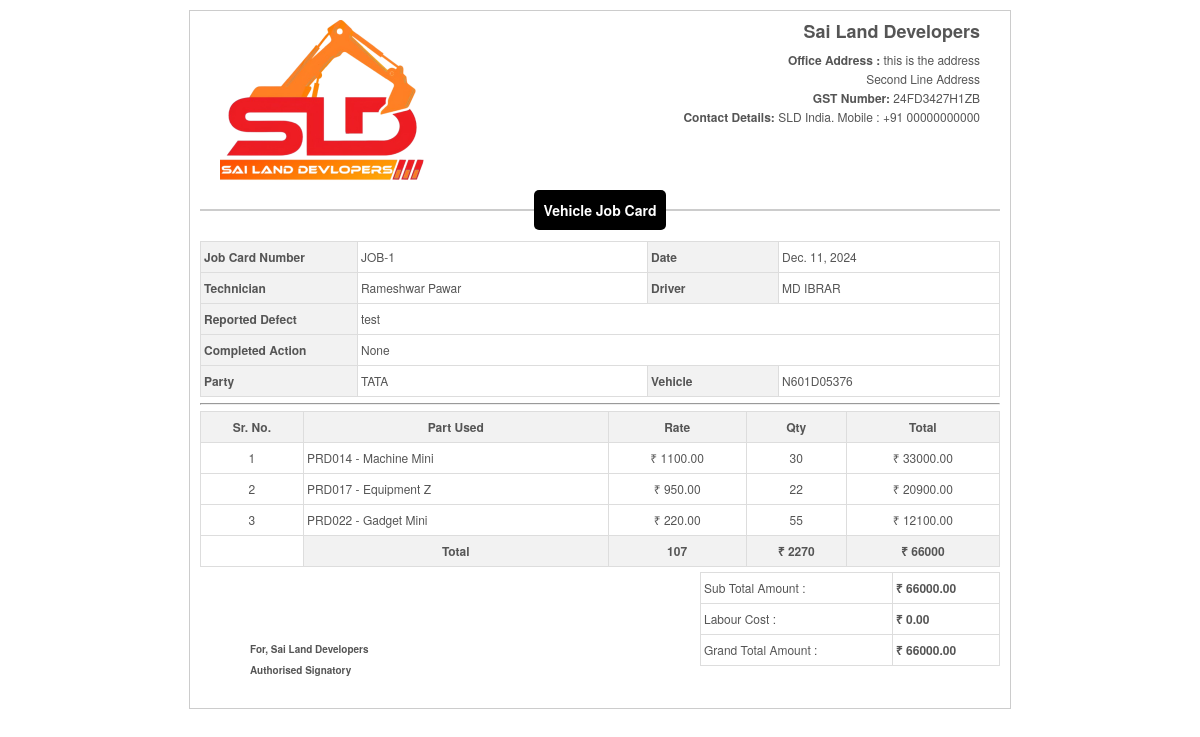
/workshop/print_job_card/1, run on an earlier commit of the app's database.
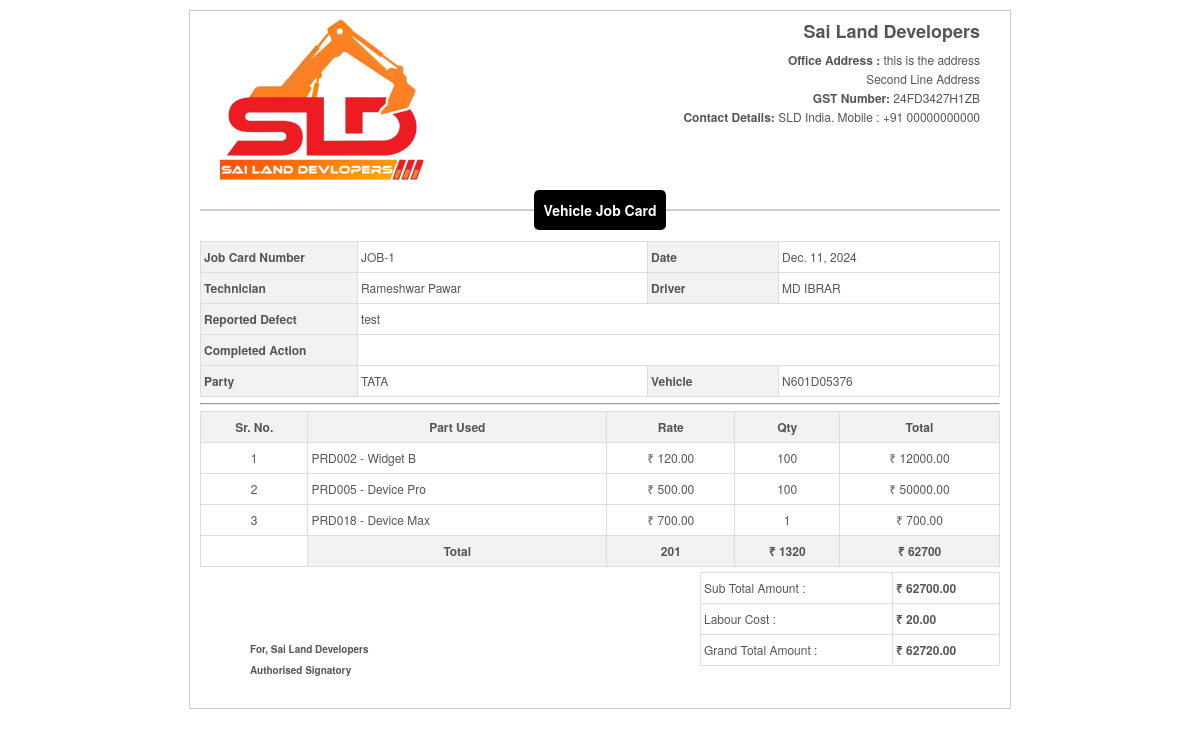
And on a later commit of the database.
### ERP_Admin/models.py (models this page shows, shortened)
class JobCard(models.Model):
    job_card_number = models.CharField(max_length=20, unique=True, editable=False)
    technician = models.ForeignKey('Technician', related_name='job_cards',  on_delete=models.CASCADE, null=True, blank=True)
    driver= models.ForeignKey('Driver', related_name='job_cards',  on_delete=models.CASCADE, null=True, blank=True)
    date = models.DateField()
    reported_defect = models.TextField()
    completed_action = models.TextField(null=True, blank=True)
    party = models.ForeignKey('Party', related_name='job_cards', on_delete=models.SET_NULL, null=True, blank=True)
    vehicle = models.ForeignKey('Vehicle', related_name='job_cards', on_delete=models.CASCADE)
    status = models.CharField(max_length=20, choices=JOB_CARD_STATUS, default='pending')
    labour_cost = models.DecimalField(max_digits=10, decimal_places=2, null=True, blank=True, validators=[MinValueValidator(0)])

class Technician(models.Model):
    emp_id = models.ForeignKey(EMP_ID, on_delete=models.CASCADE, null=True)
    technician_name = models.CharField(max_length=100, verbose_name="Technician Name")
    adhaar_number = models.CharField(max_length=20, unique=True, verbose_name="Aadhaar Number")
    mobile_number = models.CharField(max_length=10, unique=True, verbose_name="Mobile Number")
    alternate_mobile_number = models.CharField(max_length=15, blank=True, null=True)
    email = models.EmailField(max_length=100, unique=True, null=True, blank=True, verbose_name="Email Address")
    address = models.TextField(null=True, blank=True, verbose_name="Address")
    date_of_birth = models.DateField(null=True, blank=True, verbose_name="Date of Birth")
    date_joined = models.DateField(auto_now_add=True, verbose_name="Date Joined")
    pan_card=models.FileField(upload_to="Documents", max_length=None, null=True, blank=True)
    adhaar_card=models.FileField(upload_to="Documents", max_length=None, null=True, blank=True)
    profile_photo=models.FileField(upload_to="Documents", max_length=None, null=True, blank=True)
    additional_docs=models.FileField(upload_to="Documents", max_length=None, null=True, blank=True)
    class Meta:
        verbose_name = "Technician"
        verbose_name_plural = "Technicians"

class Driver(models.Model):
    user = models.OneToOneField(CustomUser, on_delete=models.CASCADE, null=True)
    driver_name = models.CharField(max_length=20, null=False, blank=False)
    license_number = models.CharField(max_length=20, unique=True, null=True, blank=True)
    adhaar_number = models.CharField(max_length=20, unique=True, null=True, blank=True)
    mobile_number = models.CharField(max_length=15, null=True, blank=True)
    alternate_mobile_number = models.CharField(max_length=15, blank=True, null=True)
    address = models.TextField(null=True, blank=True)
    date_of_birth = models.DateField(null=True, blank=True)
    date_joined = models.DateField(auto_now_add=False, null=True, blank=True)
    adhaar_card_photo=models.FileField(upload_to="Documents", max_length=None, null=True, blank=True)
    pan_card_photo=models.FileField(upload_to="Documents", max_length=None, null=True, blank=True)
    driving_license_photo=models.FileField(upload_to="Documents", max_length=None, null=True, blank=True)
    profile_photo=models.ImageField(upload_to="Documents", max_length=None, null=True, blank=True)

class Party(models.Model):
    business_name = models.CharField(max_length=100)
    customer_name = models.CharField(max_length=100)
    gst_number = models.CharField(max_length=15, unique=True, blank=True, null=True)
    mobile_number = models.CharField(max_length=15, unique=True)
    alternate_mobile_number = models.CharField(max_length=15, blank=True, null=True)
    address = models.TextField(null=True, blank=True, verbose_name="Address")
    document1=models.FileField(upload_to="ClientDocuments", max_length=None, null=True, blank=True)
    document2=models.FileField(upload_to="ClientDocuments", max_length=None, null=True, blank=True)
    document3=models.FileField(upload_to="ClientDocuments", max_length=None, null=True, blank=True)

class Vehicle(models.Model):
    vehicle_name = models.CharField(max_length=100)
    vehicle_number = models.CharField(max_length=50, unique=True)

class JobCardItem(models.Model):
    job_card = models.ForeignKey(JobCard, related_name='items', on_delete=models.CASCADE)
    product = models.ForeignKey(Product, related_name='job_card_items', on_delete=models.CASCADE)
    quantity = models.PositiveIntegerField(validators=[MinValueValidator(1)])
    cost = models.DecimalField(max_digits=10, decimal_places=2, validators=[MinValueValidator(0)])
    total_cost = models.DecimalField(max_digits=10, decimal_places=2, null=True, blank=True, validators=[MinValueValidator(0)])

class Product(models.Model):
    product_code = models.CharField(max_length=20, unique=True, db_index=True)
    product_name = models.CharField(max_length=100, db_index=True)
    model = models.ForeignKey(Model, related_name='items', null=True, blank=True, on_delete=models.CASCADE)
    description = models.TextField(null=True, blank=True)
    sale_price = models.DecimalField(max_digits=10, decimal_places=2, null=True)  # Use DecimalField for monetary values
    minimum_stock_alert = models.PositiveIntegerField(default=0)
    available_stock = models.IntegerField(default=0, db_index=True, null=True, blank=True)
    product_image=models.ImageField(upload_to="Product Images", height_field=None, width_field=None, max_length=500, null=True, blank=True)
    def __str__(self):
        return self.product_name

### ERP_Workshop/views.py (the view)
# urls.py: path('print_job_card/<int:id>', views.print_job_card, name='workshop_print_job_card'),
def print_job_card(request, id):
    job_card = JobCard.objects.get(id=id)
    items = JobCardItem.objects.filter(job_card=job_card).order_by('-id')
    total_cost = items.aggregate(Sum('total_cost'))['total_cost__sum']
    total_cost = int(total_cost) if total_cost is not None else 0
    total_quantity = items.aggregate(Sum('quantity'))['quantity__sum'] or 0
    total_rate = items.aggregate(Sum('cost'))['cost__sum'] or 0
    total_taxable_amount = total_cost
    labour_cost = int(job_card.labour_cost) if job_card.labour_cost else 0
    grand_total_cost = int(total_cost + labour_cost)
    return render(request, "workshop_print_job_card.html", {
        'job_card': job_card,
        'items': items,
        'total_cost': total_cost,
        'total_quantity': total_quantity,
        'total_rate': total_rate,
        'total_taxable_amount': total_taxable_amount,
        'labour_cost': labour_cost,
        'grand_total_cost': grand_total_cost
    })

### ERP_Workshop/templates/workshop_print_job_card.html (shortened to what this page needs)
<!DOCTYPE html>
<html lang="en">
{% load static %}
<head>
    <link rel="stylesheet" href="{% static 'assets/css/materialdesignicons.min.css' %}">
</head>
<body>
    <div class="job_card">
        <div class="company-details">
            <div class="logo">
                <img src="{% static 'img/sld-logo.png' %}" alt="Company Logo">
            </div>
            <div class="info">
                <h1>Sai Land Developers</h1>
                <p style=""><b>Office Address :</b> this is the address</p>
                <p style="margin-top:-10px;">Second Line Address</p>
                <p style="margin-top:-10px;"><b>GST Number:</b> 24FD3427H1ZB</p>
                <p style="margin-top:-10px;"><b>Contact Details:</b> SLD India. Mobile : +91 00000000000</p>
            </div>
        </div>
        <div class="job_card_details">
            <center>
                <span class="bill-title">Vehicle Job Card</span>
            </center>
            <table class="job_card-table">
                <tbody>
                    <tr>
                        <th style="width: 150px;">Job Card Number</th>
                        <td>{{ job_card.job_card_number }}</td>
                        <th>Date</th>
                        <td>{{ job_card.date }}</td>
                    </tr>
                    <tr>
                        <th style="width: 150px;">Technician</th>
                        <td>{{ job_card.technician.technician_name }} </td></td>
                        <th>Driver</th>
                        <td>{{ job_card.driver.driver_name }}</td>
                    </tr>
                    <tr>
                        <th style="width: 150px;">Reported Defect</th>
                        <td colspan="3">{{ job_card.reported_defect }} </td>
                    </tr>
                    <tr>
                        <th style="width: 150px;">Completed Action</th>
                        <td colspan="3">{{ job_card.completed_action }}</td>
                    </tr>
                    <tr>
                        <th style="width: 150px;">Party</th>
                        <td>{{ job_card.party.business_name }}</td>
                        <th>Vehicle</th>
                        <td>{{ job_card.vehicle.vehicle_number }}</td>
                    </tr>
                </tbody>
            </table>
        </div>
        <hr>
        <table class="job_card-table" border="1" style="width:100%;">
            <thead>
                <tr><b>
                    <th style="text-align:center;" rowspan="2" style="width:10%">Sr. No.</th>
                    <th style="text-align:center;" rowspan="2" style="width:30%">Part Used</th>
                    <th style="text-align:center;" rowspan="2" style="width:8%">Rate</th>
                    <th style="text-align:center;" rowspan="2" style="width:8%">Qty</th>
                    <th style="text-align:center;" rowspan="2" style="width:8%">Total</th>
                </b></tr>
            </thead>
            <tbody>
                {% for i in items %}
                <tr>
                    <td style="text-align:center;">{{ forloop.counter }}</td>
                    <td> {{ i.product.product_code }} - {{ i.product }}</td>
                    <td style="text-align:center;">&#8377; {{ i.cost }}</td>
                    <td style="text-align:center;">{{ i.quantity }}</td>
                    <td style="text-align:center;">&#8377; {{ i.total_cost }}</td>
                </tr>
                {% endfor %}
                <tr>
                    <td></td>
                    <td style="text-align:center;" class="table-footer"><b>Total</b></td>
                    <td style="text-align:center;" class="table-footer"><b>{{ total_quantity }}</b></td>
                    <td style="text-align:center;" class="table-footer"><b>&#8377; {{ total_rate }}</b></td>
                    <td style="text-align:center;" class="table-footer"><b>&#8377; {{ total_taxable_amount }}</b></td>
                </tr>
            </tbody>
        </table>
        <div style="display:flex; flex-direction:row;">
            <div style="width:60%; margin-top: 50px; margin-left: 50px;">
                <div class="mt-3">
                    <h5 style="font-weight:bold; margin-top: 20px;"><strong>For, Sai Land Developers</strong></h5>
                    <h5 style="margin-top:-20px;">Authorised Signatory</h5>
                </div>
            </div>
            <div style="width:40%;">
                <table class="job_card-table" border="1" style="width:100%;">
                    <tbody>
                        <tr>
                            <td style="text-align:left;">Sub Total Amount : </td>
                            <td style="text-align:left;"><b>&#8377;  {{ total_cost }}.00</b></td>
                        </tr>
                        <tr>
                            <td style="text-align:left;">Labour Cost : </td>
                            <td style="text-align:left;"><b>&#8377;  {{ labour_cost }}.00</b></td>
                        </tr>
                        <tr>
                            <td style="text-align:left;">Grand Total Amount : </td>
                            <td style="text-align:left;"><b>&#8377;  {{ grand_total_cost }}.00</b></td>
                        </tr>
                    </tbody>
                </table>
            </div>
        </div>
    </div>
</body>
</html>

### ERP_Workshop/templates/workshop_print_job_card.html (style rules this page uses)
body { margin: 10px; }
.job_card { padding: 10px; border: 1px solid #ccc; max-width: 800px; margin: auto; font-size: 12px; line-height: 24px; font-family: 'Helvetica Neue', 'Helvetica', Helvetica, Arial, sans-serif; color: #555; }
.job_card-table { width: 100%; border-collapse: collapse; margin-top: 5px; }
.job_card-table th, .job_card-table td { border: 1px solid #ddd; padding: 3px; text-align: left; }
.job_card-table th, .table-footer { background-color: #f2f2f2; }
.company-details { display: flex; justify-content: space-between; padding: 20px; border-bottom: 2px solid #ccc; }
.logo img { max-width: 240px; max-height: 240px; }
.info { text-align: right; }
.info h1 { margin: 0; font-size: 1.5em; }
.info p { margin: 5px 0; font-size: 1em; color: #555; }
.bill-title { background-color: black; color: white; padding: 10px; border-radius: 5px; font-weight: bold; font-size: 14px; position: relative; top: -13px; }

What changed in the data, as far as the page shows it:
removed JobCardItem: product.product_code "PRD014", product "Machine Mini", cost "1100.00", quantity "30", total_cost "33000.00"
removed JobCardItem: product.product_code "PRD017", product "Equipment Z", cost "950.00", quantity "22", total_cost "20900.00"
removed JobCardItem: product.product_code "PRD022", product "Gadget Mini", cost "220.00", quantity "55", total_cost "12100.00"
changed JobCard "JOB-1": completed_action "None" → (not shown)
added JobCardItem: product.product_code "PRD002", product "Widget B", cost "120.00", quantity "100", total_cost "12000.00"
added JobCardItem: product.product_code "PRD005", product "Device Pro", cost "500.00", quantity "100", total_cost "50000.00"
added JobCardItem: product.product_code "PRD018", product "Device Max", cost "700.00", quantity "1", total_cost "700.00"
Also different on the page:
{{ total_quantity }}: "107" → "201"
{{ total_rate }}: "2270" → "1320"
{{ total_taxable_amount }}: "66000" → "62700"
{{ total_cost }}: "66000" → "62700"
{{ labour_cost }}: "0" → "20"
{{ grand_total_cost }}: "66000" → "62720"
